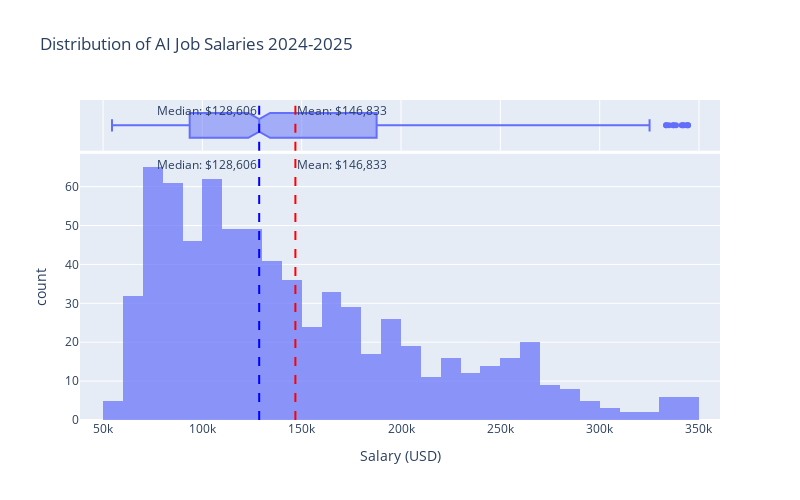

The notebook cell saved with this chart:
### Code cell
# Visualize salary distribution
fig2 = px.histogram(
    full_df,
    x="salary_usd",
    marginal="box",
    title="Distribution of AI Job Salaries 2024-2025",
    labels={"salary_usd": "Salary (USD)"},
    opacity=0.7,
    color_discrete_sequence=["#636EFA"]
)
fig2.add_vline(
    x=full_df["salary_usd"].mean(),
    line_dash="dash",
    line_color="red",
    annotation_text=f"Mean: ${full_df["salary_usd"].mean():,.0f}",
    annotation_position="top right"
)
fig2.add_vline(
    x=full_df["salary_usd"].median(),
    line_dash="dash",
    line_color="blue",
    annotation_text=f"Median: ${full_df["salary_usd"].median():,.0f}",
    annotation_position="top left"
)
fig2.update_layout(
    height=500,
    width=800
)
fig2.show()

### Figure 1 — Plotly figure (JSON) as saved in the notebook; plotly's stock layout.template omitted (floating-point values rounded to 4 significant figures; data arrays with more than 128 entries replaced by an {"elided": "..."} marker saying what was removed)
{"data": [{"bingroup": "x", "hovertemplate": "Salary (USD)=%{x}<br>count=%{y}<extra></extra>", "legendgroup": "", "marker": {"color": "#636EFA", "opacity": 0.7, "pattern": {"shape": ""}}, "name": "", "orientation": "v", "showlegend": false, "type": "histogram", "x": {"elided": "724 int values"}, "xaxis": "x", "yaxis": "y"}, {"hovertemplate": "Salary (USD)=%{x}<extra></extra>", "legendgroup": "", "marker": {"color": "#636EFA"}, "name": "", "notched": true, "showlegend": false, "type": "box", "x": {"elided": "724 int values"}, "xaxis": "x2", "yaxis": "y2"}], "layout": {"annotations": [{"showarrow": false, "text": "Mean: $146,833", "x": 146800.0, "xanchor": "left", "xref": "x", "y": 1, "yanchor": "top", "yref": "y domain"}, {"showarrow": false, "text": "Mean: $146,833", "x": 146800.0, "xanchor": "left", "xref": "x2", "y": 1, "yanchor": "top", "yref": "y2 domain"}, {"showarrow": false, "text": "Median: $128,606", "x": 128606, "xanchor": "right", "xref": "x", "y": 1, "yanchor": "top", "yref": "y domain"}, {"showarrow": false, "text": "Median: $128,606", "x": 128606, "xanchor": "right", "xref": "x2", "y": 1, "yanchor": "top", "yref": "y2 domain"}], "barmode": "relative", "height": 500, "legend": {"tracegroupgap": 0}, "shapes": [{"line": {"color": "red", "dash": "dash"}, "type": "line", "x0": 146800.0, "x1": 146800.0, "xref": "x", "y0": 0, "y1": 1, "yref": "y domain"}, {"line": {"color": "red", "dash": "dash"}, "type": "line", "x0": 146800.0, "x1": 146800.0, "xref": "x2", "y0": 0, "y1": 1, "yref": "y2 domain"}, {"line": {"color": "blue", "dash": "dash"}, "type": "line", "x0": 128606, "x1": 128606, "xref": "x", "y0": 0, "y1": 1, "yref": "y domain"}, {"line": {"color": "blue", "dash": "dash"}, "type": "line", "x0": 128606, "x1": 128606, "xref": "x2", "y0": 0, "y1": 1, "yref": "y2 domain"}], "title": {"text": "Distribution of AI Job Salaries 2024-2025"}, "width": 800, "xaxis": {"anchor": "y", "domain": [0, 1], "title": {"text": "Salary (USD)"}}, "xaxis2": {"anchor": "y2", "domain": [0, 1], "matches": "x", "showgrid": true, "showticklabels": false}, "yaxis": {"anchor": "x", "domain": [0, 0.8316], "title": {"text": "count"}}, "yaxis2": {"anchor": "x2", "domain": [0.8416, 1], "matches": "y2", "showgrid": false, "showline": false, "showticklabels": false, "ticks": ""}}}
